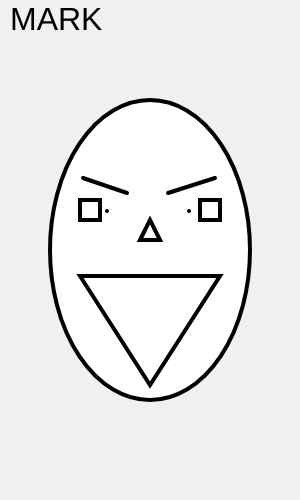
Frame 1 (no input)
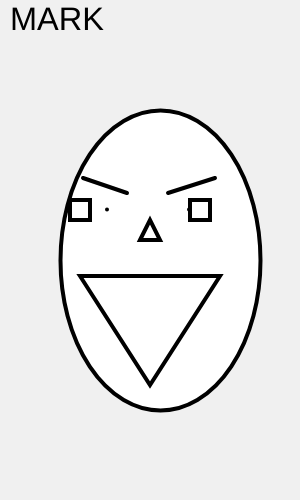
Frame 60 (no input)
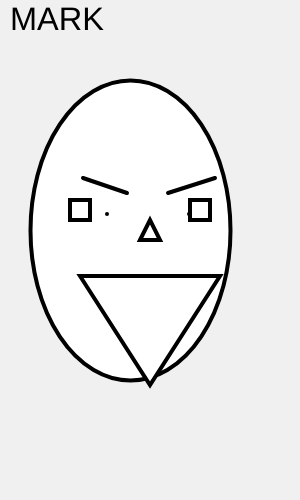
Frame 120 (the mouse pressed at the canvas centre since frame 60)

The p5.js sketch that drew these frames (run headless with seeded random() and noise() and a simulated clock; from frame 60 on, the mouse is pressed at the canvas centre):

// p5.js sketch
// ── sketch.js
var leftEyeX = 80;
var rightEyeX = 200;
var rightEyePointY = 211;
var movementEyeLeft = 0.2;
var movementPointLeft = 0.2;
var movementEyeRight = 0.2;
var movementPointRight = 0.2;
var leftEyePointY = 211;
var sizeText = 32;
var movementTextSize = 0.5;
var count = 0;
var faceX = 150;
var faceY = 250;
var movementFaceX = 0.5;
var movementFaceY = 0.5;
function setup() {
  createCanvas(300, 500);
  movementEyeLeft = Math.floor(Math.random() * 10) + 1;
  movementEyeRight = Math.floor(Math.random() * 10) + 1;
}

function draw() {
  background(220);

}

function draw() {
  background(240);
  strokeWeight(4);
    ellipse(faceX,faceY,200,300);
  if (faceX >= 170 || faceX <= 130) {
    movementFaceX *= -1;
  }
  faceX += movementFaceX;
        faceY += movementFaceY;
    if(faceY <= 230 || faceY >= 270 )
    {
        movementFaceY *= -1;
    }
  triangle(140, 240, 150, 220, 160, 240);
  square(leftEyeX,200,20);
   if (leftEyeX >= 85 || leftEyeX <= 75) {
    movementEyeLeft *= -1;
  }
  leftEyeX += movementEyeLeft;
  square(rightEyeX,200,20);
    if (rightEyeX >= 205 || rightEyeX <= 195) {
    movementEyeRight *= -1;
  }
  rightEyeX += movementEyeRight;
  line(83,178,127,193);
  line(168,193,215,178);
  point(107,leftEyePointY);
    leftEyePointY += movementPointLeft;
    if(leftEyePointY <= 206 || leftEyePointY >= 216 )
    {
        movementPointLeft *= -1;
    }
  point(189,rightEyePointY);
      rightEyePointY += movementPointRight;
    if(rightEyePointY <= 206 || rightEyePointY >= 216 )
    {
        movementPointRight *= -1;
    }
  triangle(80,276,150,385,220,276);
  textSize(sizeText)
  sizeText+= movementTextSize;
    count++;
    if(count > 5)
    {
        movementTextSize *=-1;
        count = 0;
    }
  text('MARK', 10, 30);
  //circle(mo395useX, mouseY, 25);
}
